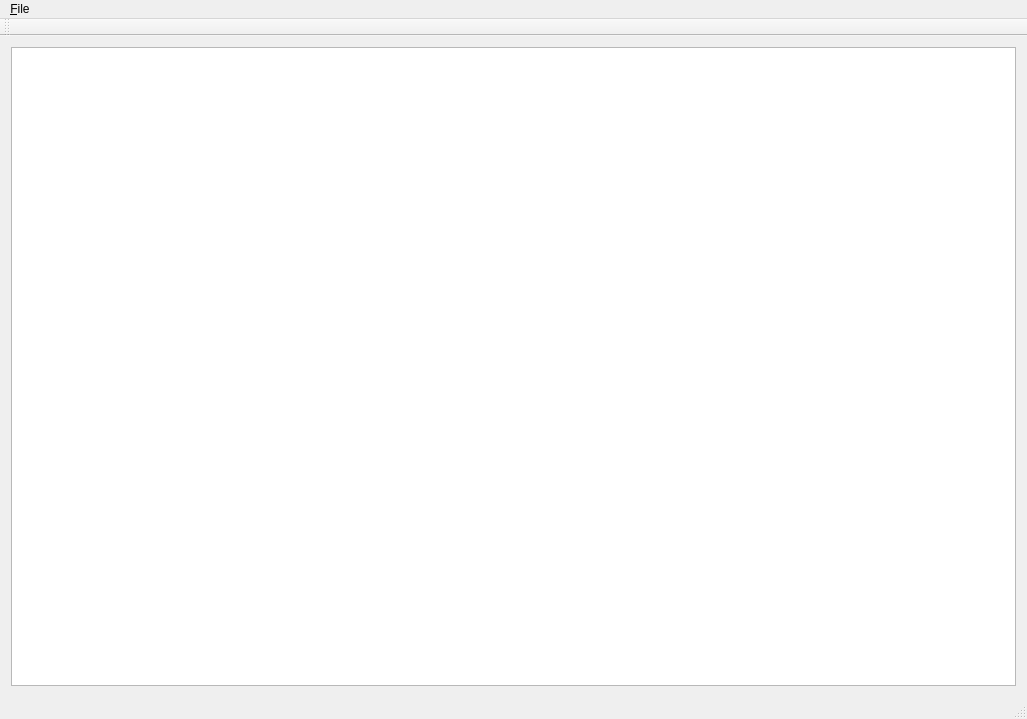
<?xml version="1.0" encoding="UTF-8"?>
<ui version="4.0">
 <class>MainWindow</class>
 <widget class="QMainWindow" name="MainWindow">
  <property name="geometry">
   <rect>
    <x>0</x>
    <y>0</y>
    <width>1027</width>
    <height>719</height>
   </rect>
  </property>
  <property name="windowTitle">
   <string>MainWindow</string>
  </property>
  <widget class="QWidget" name="centralWidget">
   <layout class="QVBoxLayout" name="verticalLayout">
    <item>
     <widget class="SvgGraphicsView" name="graphicsView"/>
    </item>
   </layout>
  </widget>
  <widget class="QMenuBar" name="menuBar">
   <property name="geometry">
    <rect>
     <x>0</x>
     <y>0</y>
     <width>1027</width>
     <height>32</height>
    </rect>
   </property>
   <widget class="QMenu" name="menu_File">
    <property name="title">
     <string>&amp;File</string>
    </property>
    <addaction name="action_Open"/>
   </widget>
   <addaction name="menu_File"/>
  </widget>
  <widget class="QToolBar" name="mainToolBar">
   <attribute name="toolBarArea">
    <enum>TopToolBarArea</enum>
   </attribute>
   <attribute name="toolBarBreak">
    <bool>false</bool>
   </attribute>
  </widget>
  <widget class="QStatusBar" name="statusBar"/>
  <action name="action_Open">
   <property name="text">
    <string>&amp;Open</string>
   </property>
  </action>
 </widget>
 <layoutdefault spacing="6" margin="11"/>
 <customwidgets>
  <customwidget>
   <class>SvgGraphicsView</class>
   <extends>QGraphicsView</extends>
   <header>svggraphicsview.h</header>
  </customwidget>
 </customwidgets>
 <resources/>
 <connections/>
</ui>
